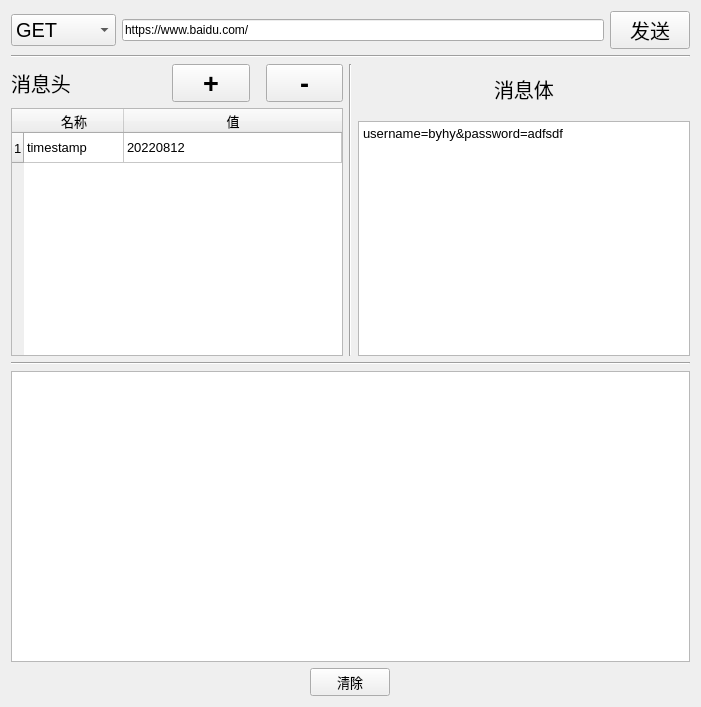
<?xml version="1.0" encoding="UTF-8"?>
<ui version="4.0">
 <class>Form</class>
 <widget class="QWidget" name="Form">
  <property name="geometry">
   <rect>
    <x>0</x>
    <y>0</y>
    <width>701</width>
    <height>707</height>
   </rect>
  </property>
  <property name="windowTitle">
   <string>HTTP 接口测试</string>
  </property>
  <layout class="QVBoxLayout" name="verticalLayout_3">
   <item>
    <layout class="QHBoxLayout" name="horizontalLayout">
     <item>
      <widget class="QComboBox" name="httpMethod">
       <property name="font">
        <font>
         <pointsize>15</pointsize>
        </font>
       </property>
       <item>
        <property name="text">
         <string>GET</string>
        </property>
       </item>
       <item>
        <property name="text">
         <string>POST</string>
        </property>
       </item>
       <item>
        <property name="text">
         <string>PUT</string>
        </property>
       </item>
       <item>
        <property name="text">
         <string>DELETE</string>
        </property>
       </item>
      </widget>
     </item>
     <item>
      <widget class="QLineEdit" name="url">
       <property name="text">
        <string>https://www.baidu.com/</string>
       </property>
      </widget>
     </item>
     <item>
      <widget class="QPushButton" name="messageSend">
       <property name="font">
        <font>
         <pointsize>15</pointsize>
        </font>
       </property>
       <property name="text">
        <string>发送</string>
       </property>
      </widget>
     </item>
    </layout>
   </item>
   <item>
    <widget class="Line" name="line">
     <property name="orientation">
      <enum>Qt::Horizontal</enum>
     </property>
    </widget>
   </item>
   <item>
    <layout class="QHBoxLayout" name="horizontalLayout_3">
     <item>
      <layout class="QVBoxLayout" name="verticalLayout_2">
       <item>
        <layout class="QHBoxLayout" name="horizontalLayout_2">
         <item>
          <widget class="QLabel" name="messageHeaderName">
           <property name="sizePolicy">
            <sizepolicy hsizetype="Preferred" vsizetype="Preferred">
             <horstretch>2</horstretch>
             <verstretch>0</verstretch>
            </sizepolicy>
           </property>
           <property name="font">
            <font>
             <pointsize>15</pointsize>
            </font>
           </property>
           <property name="text">
            <string>消息头</string>
           </property>
          </widget>
         </item>
         <item>
          <widget class="QToolButton" name="messageHeaderAdd">
           <property name="sizePolicy">
            <sizepolicy hsizetype="Minimum" vsizetype="Fixed">
             <horstretch>1</horstretch>
             <verstretch>0</verstretch>
            </sizepolicy>
           </property>
           <property name="font">
            <font>
             <family>Arial</family>
             <pointsize>20</pointsize>
             <weight>75</weight>
             <bold>true</bold>
            </font>
           </property>
           <property name="text">
            <string>+</string>
           </property>
          </widget>
         </item>
         <item>
          <spacer name="horizontalSpacer">
           <property name="orientation">
            <enum>Qt::Horizontal</enum>
           </property>
           <property name="sizeHint" stdset="0">
            <size>
             <width>10</width>
             <height>20</height>
            </size>
           </property>
          </spacer>
         </item>
         <item>
          <widget class="QToolButton" name="messageHeaderDel">
           <property name="sizePolicy">
            <sizepolicy hsizetype="Minimum" vsizetype="Fixed">
             <horstretch>1</horstretch>
             <verstretch>0</verstretch>
            </sizepolicy>
           </property>
           <property name="font">
            <font>
             <family>Arial</family>
             <pointsize>20</pointsize>
             <weight>75</weight>
             <bold>true</bold>
            </font>
           </property>
           <property name="text">
            <string>-</string>
           </property>
          </widget>
         </item>
        </layout>
       </item>
       <item>
        <widget class="QTableWidget" name="messageHeaderTabel">
         <property name="font">
          <font>
           <pointsize>10</pointsize>
          </font>
         </property>
         <attribute name="horizontalHeaderStretchLastSection">
          <bool>true</bool>
         </attribute>
         <row>
          <property name="text">
           <string>1</string>
          </property>
         </row>
         <column>
          <property name="text">
           <string>名称</string>
          </property>
         </column>
         <column>
          <property name="text">
           <string>值</string>
          </property>
         </column>
         <item row="0" column="0">
          <property name="text">
           <string>timestamp</string>
          </property>
         </item>
         <item row="0" column="1">
          <property name="text">
           <string>20220812</string>
          </property>
         </item>
        </widget>
       </item>
      </layout>
     </item>
     <item>
      <widget class="Line" name="line_3">
       <property name="orientation">
        <enum>Qt::Vertical</enum>
       </property>
      </widget>
     </item>
     <item>
      <layout class="QVBoxLayout" name="verticalLayout">
       <item>
        <layout class="QHBoxLayout" name="horizontalLayout_5">
         <property name="spacing">
          <number>6</number>
         </property>
         <property name="topMargin">
          <number>10</number>
         </property>
         <property name="bottomMargin">
          <number>11</number>
         </property>
         <item>
          <widget class="QLabel" name="label">
           <property name="sizePolicy">
            <sizepolicy hsizetype="Fixed" vsizetype="Preferred">
             <horstretch>0</horstretch>
             <verstretch>0</verstretch>
            </sizepolicy>
           </property>
           <property name="font">
            <font>
             <pointsize>15</pointsize>
            </font>
           </property>
           <property name="text">
            <string>消息体</string>
           </property>
          </widget>
         </item>
        </layout>
       </item>
       <item>
        <widget class="QPlainTextEdit" name="messageBody">
         <property name="font">
          <font>
           <family>Arial</family>
           <pointsize>10</pointsize>
          </font>
         </property>
         <property name="plainText">
          <string>username=byhy&amp;password=adfsdf</string>
         </property>
        </widget>
       </item>
      </layout>
     </item>
    </layout>
   </item>
   <item>
    <widget class="Line" name="line_2">
     <property name="orientation">
      <enum>Qt::Horizontal</enum>
     </property>
    </widget>
   </item>
   <item>
    <widget class="QTextBrowser" name="logShow">
     <property name="font">
      <font>
       <family>Arial</family>
       <pointsize>10</pointsize>
      </font>
     </property>
    </widget>
   </item>
   <item>
    <layout class="QHBoxLayout" name="horizontalLayout_4">
     <item>
      <widget class="QPushButton" name="logClear">
       <property name="sizePolicy">
        <sizepolicy hsizetype="Fixed" vsizetype="Fixed">
         <horstretch>0</horstretch>
         <verstretch>0</verstretch>
        </sizepolicy>
       </property>
       <property name="font">
        <font>
         <pointsize>10</pointsize>
        </font>
       </property>
       <property name="text">
        <string>清除</string>
       </property>
      </widget>
     </item>
    </layout>
   </item>
  </layout>
  <zorder>messageHeaderName</zorder>
  <zorder>label_2</zorder>
  <zorder>messageSend</zorder>
  <zorder>url</zorder>
  <zorder>httpMethod</zorder>
  <zorder>line</zorder>
  <zorder>line_2</zorder>
  <zorder>messageHeaderTabel</zorder>
  <zorder>messageHeaderAdd</zorder>
  <zorder>logShow</zorder>
  <zorder>messageHeaderDel</zorder>
  <zorder>line_3</zorder>
  <zorder>messageBody</zorder>
  <zorder>horizontalLayoutWidget</zorder>
 </widget>
 <resources/>
 <connections/>
</ui>
